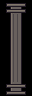

The image is a tile-based game level rendered from a .tmx file. Its description and complete source (layers, tilesets, objects, tile grids) follow:
An orthogonal 1x3 tile map with 32x32 px tiles, 1 tile layer (Assembly), 3 tilesets.

<map version="1.10" orientation="orthogonal" renderorder="right-down" width="1" height="3" tilewidth="32" tileheight="32" infinite="0" nextlayerid="2" nextobjectid="1">
  <tileset firstgid="1" source="../floors.tsx" />
  <tileset firstgid="321" source="../walls.tsx" />
  <tileset firstgid="961" source="../architecture.tsx" />
  <layer id="1" name="Assembly" width="1" height="3">
    <data encoding="csv">
1861,
1877,
1893
</data>
  </layer>
</map>
